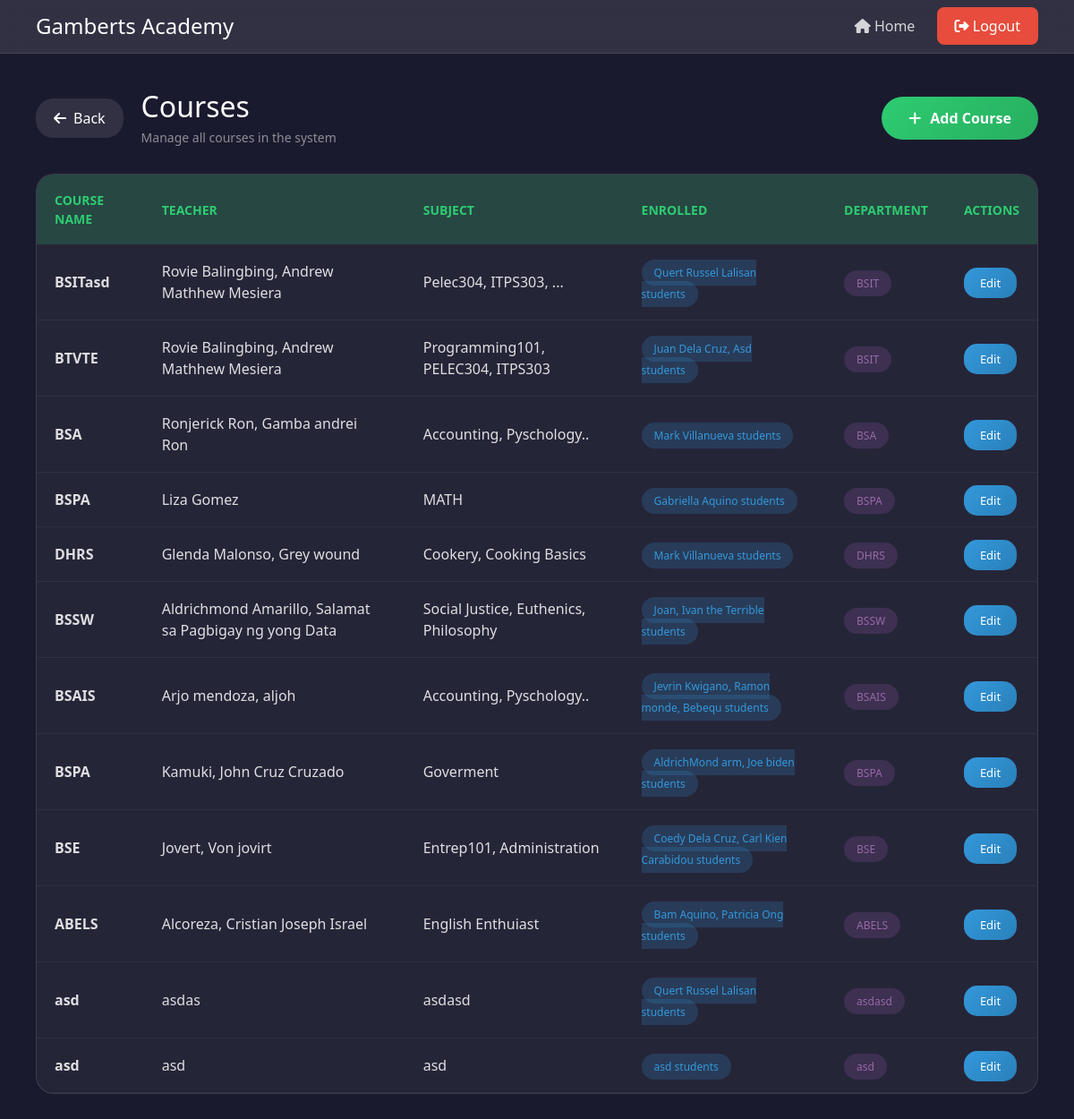
Page /Test_Course/ on the committed database.
### online_enrollment/models.py (models this page shows, shortened)
class Courses(models.Model):
    student_enrolled = models.CharField(max_length=100)
    name = models.CharField(max_length=100)
    subjects = models.CharField(max_length=100)
    department = models.CharField(max_length=100)
    teachers = models.CharField(max_length=100)

### online_enrollment/views.py (the view)
# urls.py: path('Test_Course/', views.Test_Course, name='Test_Course'),
def Test_Course(request):
    courses = Courses.objects.all()
    return render(request, 'online_enrollment//Courses.html', {'Courses':courses})

### online_enrollment/templates/online_enrollment/Courses.html (shortened to what this page needs)
<!DOCTYPE html>
<html lang="en">
<head>
    <link href="https://cdn.jsdelivr.net/npm/bootstrap@5.3.8/dist/css/bootstrap.min.css" rel="stylesheet">
    <link href="https://cdnjs.cloudflare.com/ajax/libs/font-awesome/6.4.0/css/all.min.css" rel="stylesheet">
</head>
<body>
    <nav class="navbar-custom">
        <div class="brand">
            <h1>Gamberts Academy</h1>
        </div>
        <div>
            <a href="{% url 'Home' %}"><i class="fas fa-home"></i> Home</a>
            <a href="{% url 'Logout' %}" class="btn-logout"><i class="fas fa-sign-out-alt"></i> Logout</a>
        </div>
    </nav>
    <div class="main-content">
        <div class="page-header">
            <div style="display: flex; align-items: center; gap: 20px;">
                <a href="{% url 'Home' %}" class="btn-back">
                    <i class="fas fa-arrow-left"></i> Back
                </a>
                <div class="page-title">
                    <div>
                        <h2>Courses</h2>
                        <p>Manage all courses in the system</p>
                    </div>
                </div>
            </div>
            <a href="{% url 'Course_Form' %}" class="btn-add">
                <i class="fas fa-plus"></i> Add Course
            </a>
        </div>
        <div class="table-card">
            <table>
                <thead>
                    <tr>
                        <th>Course Name</th>
                        <th>Teacher</th>
                        <th>Subject</th>
                        <th>Enrolled</th>
                        <th>Department</th>
                        <th>Actions</th>
                    </tr>
                </thead>
                <tbody>
                    {% for Each_Course in Courses %}
                    <tr>
                        <td><strong>{{ Each_Course.name }}</strong></td>
                        <td>{{ Each_Course.teachers }}</td>
                        <td>{{ Each_Course.subjects }}</td>
                        <td><span class="badge-enrolled">{{ Each_Course.student_enrolled }} students</span></td>
                        <td><span class="badge-department">{{ Each_Course.department }}</span></td>
                        <td>
                            <a href="{% url 'Course_Edit' Each_Course.id %}" class="btn-edit">
                                Edit
                            </a>
                        </td>
                    </tr>
                    {% endfor %}
                </tbody>
            </table>
        </div>
    </div>
</body>
</html>

### online_enrollment/templates/online_enrollment/Courses.html (style rules this page uses)
body { font-family: 'Segoe UI', Tahoma, Geneva, Verdana, sans-serif; background: #1a1a2e; min-height: 100vh; margin: 0; }
.navbar-custom { background: rgba(255,255,255,0.1); backdrop-filter: blur(10px); padding: 15px 40px; display: flex; justify-content: space-between; align-items: center; border-bottom: 1px solid rgba(255,255,255,0.1); }
.brand { display: flex; align-items: center; gap: 12px; }
.navbar-custom h1 { color: white; font-size: 24px; margin: 0; }
.navbar-custom a { color: rgba(255,255,255,0.8); text-decoration: none; padding: 10px 20px; border-radius: 8px; transition: 0.3s; }
.btn-logout { background: #e74c3c; color: white !important; padding: 10px 25px; border-radius: 25px; }
.main-content { padding: 40px; max-width: 1400px; margin: 0 auto; }
.page-header { display: flex; justify-content: space-between; align-items: center; margin-bottom: 30px; flex-wrap: wrap; gap: 20px; }
.page-title { display: flex; align-items: center; gap: 15px; }
.page-title h2 { color: white; font-size: 28p x; margin: 0; }
.page-title p { color: rgba(255,255,255,0.5); margin: 5px 0 0 0; font-size: 14px; }
.btn-add { background: linear-gradient(135deg, #2ecc71, #27ae60); color: white; padding: 12px 30px; border-radius: 25px; text-decoration: none; font-weight: 600; display: flex; align-items: center; gap: 10px; transition: 0.3s; }
.btn-back { background: rgba(255,255,255,0.1); color: white; padding: 10px 20px; border-radius: 20px; text-decoration: none; display: flex; align-items: center; gap: 8px; transition: 0.3s; }
.table-card { background: rgba(255,255,255,0.05); border: 1px solid rgba(255,255,255,0.1); border-radius: 20px; overflow: hidden; }
table { width: 100%; border-collapse: collapse; }
thead { background: rgba(46,204,113,0.2); }
th { color: #2ecc71; font-weight: 600; padding: 18px 20px; text-align: left; font-size: 14px; text-transform: uppercase; }
td { padding: 18px 20px; color: rgba(255,255,255,0.85); border-bottom: 1px solid rgba(255,255,255,0.05); }
.badge-department { background: rgba(155,89,182,0.2); color: rgb(151, 106, 167); padding: 6px 14px; border-radius: 20px; font-size: 12px; }
.badge-enrolled { background: rgba(52,152,219,0.2); color: #3498db; padding: 6px 14px; border-radius: 20px; font-size: 12px; }
.btn-edit { background: linear-gradient(135deg, #3498db, #2980b9); color: white; padding: 8px 18px; border-radius: 15px; text-decoration: none; font-size: 13px; transition: 0.3s; }

### rows in the picture
Courses: name "BSITasd", teachers "Rovie Balingbing, Andrew Mathhew Mesiera", subjects "Pelec304, ITPS303, ...", student_enrolled "Quert Russel Lalisan", department "BSIT"
Courses: name "BTVTE", teachers "Rovie Balingbing, Andrew Mathhew Mesiera", subjects "Programming101, PELEC304, ITPS303", student_enrolled "Juan Dela Cruz, Asd", department "BSIT"
Courses: name "BSA", teachers "Ronjerick Ron, Gamba andrei Ron", subjects "Accounting, Pyschology..", student_enrolled "Mark Villanueva", department "BSA"
Courses: name "BSPA", teachers "Liza Gomez", subjects "MATH", student_enrolled "Gabriella Aquino", department "BSPA"
Courses: name "DHRS", teachers "Glenda Malonso, Grey wound", subjects "Cookery, Cooking Basics", student_enrolled "Mark Villanueva", department "DHRS"
Courses: name "BSSW", teachers "Aldrichmond Amarillo, Salamat sa Pagbigay ng yong Data", subjects "Social Justice, Euthenics, Philosophy", student_enrolled "Joan, Ivan the Terrible", department "BSSW"
Courses: name "BSAIS", teachers "Arjo mendoza, aljoh", subjects "Accounting, Pyschology..", student_enrolled "Jevrin Kwigano, Ramon monde, Bebequ", department "BSAIS"
Courses: name "BSPA", teachers "Kamuki, John Cruz Cruzado", subjects "Goverment", student_enrolled "AldrichMond arm, Joe biden", department "BSPA"
Courses: name "BSE", teachers "Jovert, Von jovirt", subjects "Entrep101, Administration", student_enrolled "Coedy Dela Cruz, Carl Kien Carabidou", department "BSE"
Courses: name "ABELS", teachers "Alcoreza, Cristian Joseph Israel", subjects "English Enthuiast", student_enrolled "Bam Aquino, Patricia Ong", department "ABELS"
Courses: name "asd", teachers "asdas", subjects "asdasd", student_enrolled "Quert Russel Lalisan", department "asdasd"
Courses: name "asd", teachers "asd", subjects "asd", student_enrolled "asd", department "asd"
